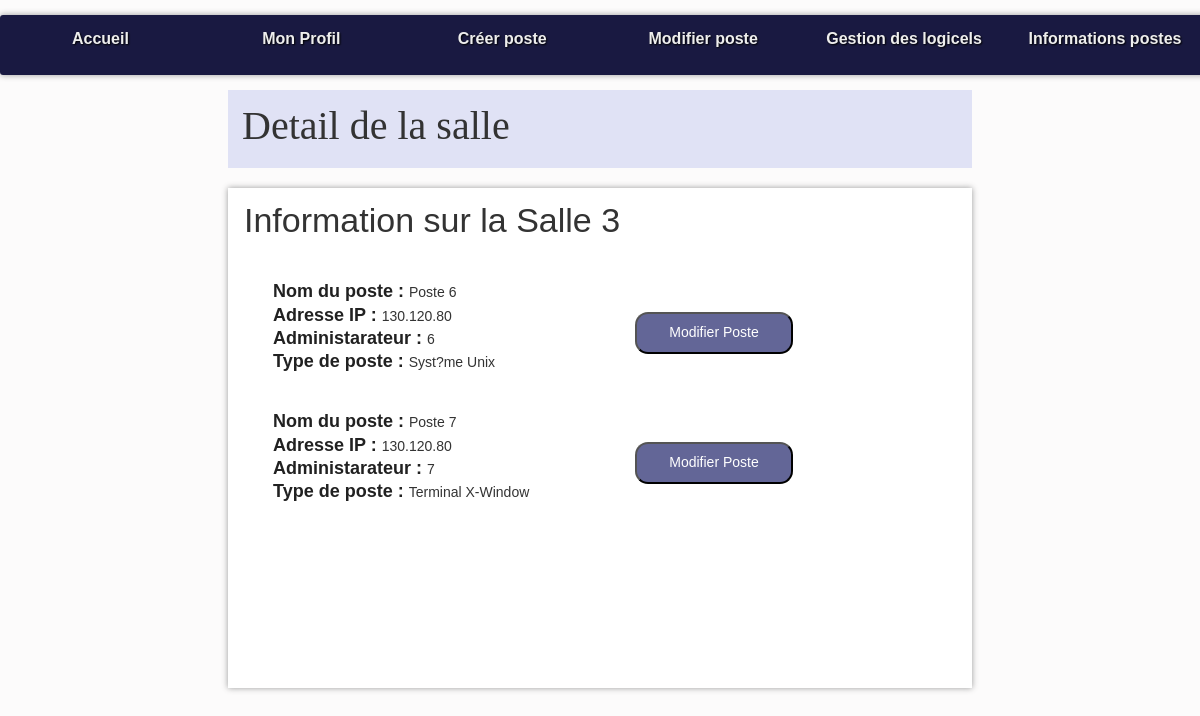
Page /?action=accueil&nSalle=s03 (signed in) on the committed database.
### tables this page shows
CREATE TABLE `salle` (
  `nSalle` varchar(7) NOT NULL,
  `nomSalle` varchar(20) NOT NULL,
  `nbPoste` tinyint(2) DEFAULT NULL,
  `indIP` varchar(11) DEFAULT NULL
);

CREATE TABLE `poste` (
  `nPoste` varchar(7) NOT NULL,
  `nomPoste` varchar(20) NOT NULL,
  `indIP` varchar(11) DEFAULT NULL,
  `ad` int(3) DEFAULT NULL,
  `typePoste` varchar(9) DEFAULT NULL,
  `nSalle` varchar(7) DEFAULT NULL,
  `nbLog` tinyint(2) DEFAULT NULL
);

CREATE TABLE `types` (
  `typeLP` varchar(9) NOT NULL,
  `nomType` varchar(20) DEFAULT NULL
);

### index.php (called while the page is built, shortened)
<?php
include "getRacine.php";
$action = (isset($_GET["action"])) ? $_GET["action"] : "defaut";
$fichier = controleurPrincipal($action);
include "$racine/controleur/$fichier";
?>

### modele/bd.sallesInfo.inc.php (called while the page is built, shortened)
<?php
function getSalle() {
    $resultat = array();
    try {
        $cnx = connexionPDO();
        $req = $cnx->prepare("SELECT * FROM salle");
        $req->execute();
        $ligne = $req->fetch(PDO::FETCH_OBJ);
        while ($ligne) {
            $resultat[] = $ligne;
            $ligne = $req->fetch(PDO::FETCH_OBJ);
        }
    } catch (PDOException $e) {
        print "Erreur !: " . $e->getMessage();
        die();
    }
    return $resultat;
}
function getPosteSalle($nSalle) {
    $resultat = array();
    try {
        $cnx = connexionPDO();
        $req = $cnx->prepare("SELECT * FROM poste WHERE nSalle=:nSalle");
        $req->bindValue(':nSalle', $nSalle, PDO::PARAM_STR);
        $req->execute();
        $ligne = $req->fetch(PDO::FETCH_OBJ);
        while ($ligne) {
            $resultat[] = $ligne;
            $ligne = $req->fetch(PDO::FETCH_OBJ);
        }
    } catch (PDOException $e) {
        print "Erreur !: " . $e->getMessage();
        die();
    }
    return $resultat;
}
function getTypePc() {
    $resultat = array();
    try {
        $cnx = connexionPDO();
        $req = $cnx->prepare("SELECT * FROM types");
        $req->execute();
        $ligne = $req->fetch(PDO::FETCH_OBJ);
        while ($ligne) {
            $resultat[] = $ligne;
            $ligne = $req->fetch(PDO::FETCH_OBJ);
        }
    } catch (PDOException $e) {
        print "Erreur !: " . $e->getMessage();
        die();
    }
    return $resultat;
}
?>

### vue/vueDetaills.php (the view, shortened to what this page needs)
<p id="posteTitle">Information sur la <?= $nomSalle; ?></p>
    <ul id="postes">
        <?php for($ii = 0; $ii < count($postSalleBySalle); $ii++) { ?>
           <div class="row">
            <div class="infoPostes col-lg-6">
                <span>
                    <span class="titleDataPoste" > Nom du poste :  </span> <span> <?= $postSalleBySalle[$ii]->nomPoste ?> </span> <br />
                </span>
                <span>
                    <span class="titleDataPoste" > Adresse IP :  </span> <span> <?= $postSalleBySalle[$ii]->indIP ?> </span>  <br />
                </span>
                <span>
                    <span class="titleDataPoste" > Administarateur :  </span> <span> <?= $postSalleBySalle[$ii]->ad ?> </span>  <br />
                </span>
                <span>
                  <?php foreach ($typePc as $typePcKey => $typePcVal) {
                      if($typePcVal->typeLP == $postSalleBySalle[$ii]->typePoste){
                        ?>
                          <span class="titleDataPoste" > Type de poste :  </span> <span> <?= $typePcVal->nomType ?> </span>  <br />  <?php
                      }
                  }?>
                </span>
            </div>
              <form action="./?action=modifierPoste" method="POST">
                <div class="col-lg-6">
                  <button type="submit" class="BtnModifierPoste"> Modifier Poste </button>
                </div>
              </form>
          </div>
            <br>
            <br>
        <?php  } ?>
    </ul>

### css/base.css (style rules this page uses)
:root { --largeurPage: 900px; --largeurMenuCont : 200px; --margeCalc: calc((100% - var(--largeurPage)) / 2); --margeMenuHaut : 15px; --hauteurMenuGene:60px; --coulA1:#5A7694; --coulA2:#D7E5ED; --coulB1:#566459; --coulB2:#90974A; --coulC:#CDBCA0; --fondC:#fcfbfb; --padding_cote:5px; }
body { font-family: Arial; color : #333; font-size : 14px; line-height : 1.3; scroll-behavior: smooth; background-color : var(--fondC); }

### css/corps.css (style rules this page uses)
.BtnModifierPoste { margin-top: 32px; }
.BtnModifierPoste { width: 158px; padding: 9px 0px 11px 0px; border-radius: 13px; background-color:#636697; color: white; }
#posteTitle { font-size: 34px; padding: 10px 6px 7px 11px; margin-bottom: 31px; }
.titleDataPoste { font-size: 18px; color:#212121; font-weight: bold; }

### rows in the picture
salle: nomSalle "Salle 3"
poste: nomPoste "Poste 6", indIP "130.120.80", ad "6"
types: nomType "Syst?me Unix"
poste: nomPoste "Poste 7", indIP "130.120.80", ad "7"
types: nomType "Terminal X-Window"

### other values in the picture
$titre "Detail de la salle"
